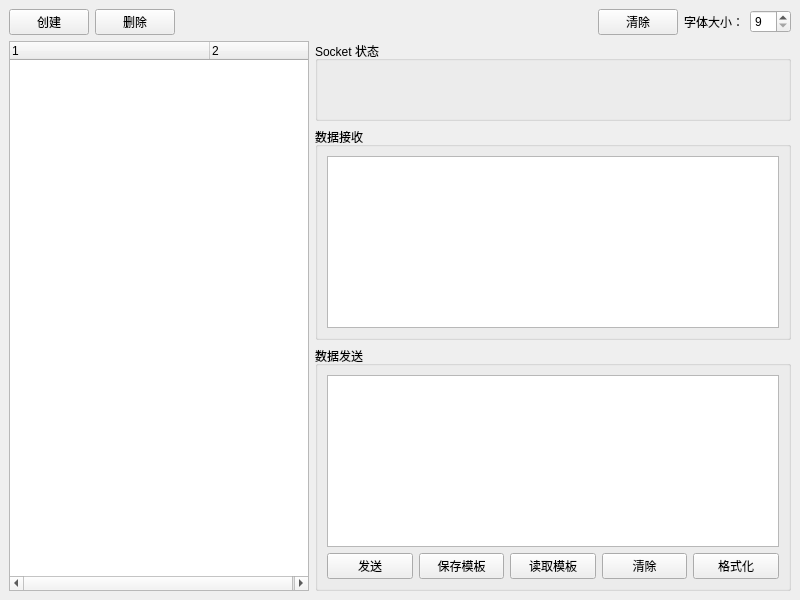
<?xml version="1.0" encoding="UTF-8"?>
<ui version="4.0">
 <class>MainWindow</class>
 <widget class="QMainWindow" name="MainWindow">
  <property name="geometry">
   <rect>
    <x>0</x>
    <y>0</y>
    <width>800</width>
    <height>600</height>
   </rect>
  </property>
  <property name="minimumSize">
   <size>
    <width>800</width>
    <height>600</height>
   </size>
  </property>
  <property name="maximumSize">
   <size>
    <width>16777215</width>
    <height>16777215</height>
   </size>
  </property>
  <property name="windowTitle">
   <string>ServerTool Beta</string>
  </property>
  <widget class="QWidget" name="centralwidget">
   <layout class="QVBoxLayout" name="verticalLayout">
    <item>
     <layout class="QHBoxLayout" name="layout_h_ctrlbox">
      <item>
       <widget class="QPushButton" name="btn_create">
        <property name="enabled">
         <bool>true</bool>
        </property>
        <property name="sizePolicy">
         <sizepolicy hsizetype="Minimum" vsizetype="Fixed">
          <horstretch>0</horstretch>
          <verstretch>0</verstretch>
         </sizepolicy>
        </property>
        <property name="maximumSize">
         <size>
          <width>80</width>
          <height>16777215</height>
         </size>
        </property>
        <property name="text">
         <string>创建</string>
        </property>
       </widget>
      </item>
      <item>
       <widget class="QPushButton" name="btn_delete">
        <property name="maximumSize">
         <size>
          <width>80</width>
          <height>16777215</height>
         </size>
        </property>
        <property name="text">
         <string>删除</string>
        </property>
       </widget>
      </item>
      <item>
       <spacer name="horizontalSpacer">
        <property name="orientation">
         <enum>Qt::Horizontal</enum>
        </property>
        <property name="sizeHint" stdset="0">
         <size>
          <width>40</width>
          <height>20</height>
         </size>
        </property>
       </spacer>
      </item>
      <item>
       <widget class="QPushButton" name="btn_recvclear">
        <property name="text">
         <string>清除</string>
        </property>
       </widget>
      </item>
      <item>
       <widget class="QLabel" name="label_s_fontsize">
        <property name="text">
         <string>字体大小：</string>
        </property>
       </widget>
      </item>
      <item>
       <widget class="QSpinBox" name="spinbox_fontsize">
        <property name="minimumSize">
         <size>
          <width>30</width>
          <height>0</height>
         </size>
        </property>
        <property name="minimum">
         <number>9</number>
        </property>
        <property name="value">
         <number>9</number>
        </property>
       </widget>
      </item>
     </layout>
    </item>
    <item>
     <layout class="QHBoxLayout" name="layout_h_mainbox">
      <item>
       <widget class="QTreeWidget" name="tree_main">
        <property name="sizePolicy">
         <sizepolicy hsizetype="Maximum" vsizetype="Expanding">
          <horstretch>0</horstretch>
          <verstretch>0</verstretch>
         </sizepolicy>
        </property>
        <property name="minimumSize">
         <size>
          <width>300</width>
          <height>0</height>
         </size>
        </property>
        <property name="maximumSize">
         <size>
          <width>400</width>
          <height>16777215</height>
         </size>
        </property>
        <property name="columnCount">
         <number>2</number>
        </property>
        <attribute name="headerDefaultSectionSize">
         <number>200</number>
        </attribute>
        <column>
         <property name="text">
          <string notr="true">1</string>
         </property>
        </column>
        <column>
         <property name="text">
          <string notr="true">2</string>
         </property>
        </column>
       </widget>
      </item>
      <item>
       <layout class="QVBoxLayout" name="layout_v_infobox">
        <item>
         <widget class="QGroupBox" name="groupbox_status">
          <property name="sizePolicy">
           <sizepolicy hsizetype="Preferred" vsizetype="Minimum">
            <horstretch>0</horstretch>
            <verstretch>0</verstretch>
           </sizepolicy>
          </property>
          <property name="minimumSize">
           <size>
            <width>0</width>
            <height>80</height>
           </size>
          </property>
          <property name="title">
           <string>Socket 状态</string>
          </property>
         </widget>
        </item>
        <item>
         <widget class="QGroupBox" name="groupbox_datarecv">
          <property name="sizePolicy">
           <sizepolicy hsizetype="Expanding" vsizetype="Preferred">
            <horstretch>0</horstretch>
            <verstretch>0</verstretch>
           </sizepolicy>
          </property>
          <property name="title">
           <string>数据接收</string>
          </property>
          <layout class="QGridLayout" name="gridLayout">
           <item row="0" column="0">
            <widget class="QPlainTextEdit" name="text_recv"/>
           </item>
          </layout>
         </widget>
        </item>
        <item>
         <widget class="QGroupBox" name="groupbox_datasend">
          <property name="title">
           <string>数据发送</string>
          </property>
          <layout class="QVBoxLayout" name="verticalLayout_2">
           <item>
            <widget class="QPlainTextEdit" name="text_send"/>
           </item>
           <item>
            <layout class="QHBoxLayout" name="layout_h_datasendopition">
             <item>
              <widget class="QPushButton" name="btn_send">
               <property name="text">
                <string>发送</string>
               </property>
              </widget>
             </item>
             <item>
              <widget class="QPushButton" name="btn_templatesave">
               <property name="text">
                <string>保存模板</string>
               </property>
              </widget>
             </item>
             <item>
              <widget class="QPushButton" name="btn_templateread">
               <property name="text">
                <string>读取模板</string>
               </property>
              </widget>
             </item>
             <item>
              <widget class="QPushButton" name="btn_sendclear">
               <property name="text">
                <string>清除</string>
               </property>
              </widget>
             </item>
             <item>
              <widget class="QPushButton" name="btn_textformat">
               <property name="text">
                <string>格式化</string>
               </property>
              </widget>
             </item>
            </layout>
           </item>
          </layout>
         </widget>
        </item>
       </layout>
      </item>
     </layout>
    </item>
   </layout>
  </widget>
  <widget class="QMenuBar" name="menubar">
   <property name="geometry">
    <rect>
     <x>0</x>
     <y>0</y>
     <width>800</width>
     <height>22</height>
    </rect>
   </property>
  </widget>
 </widget>
 <resources/>
 <connections/>
</ui>
